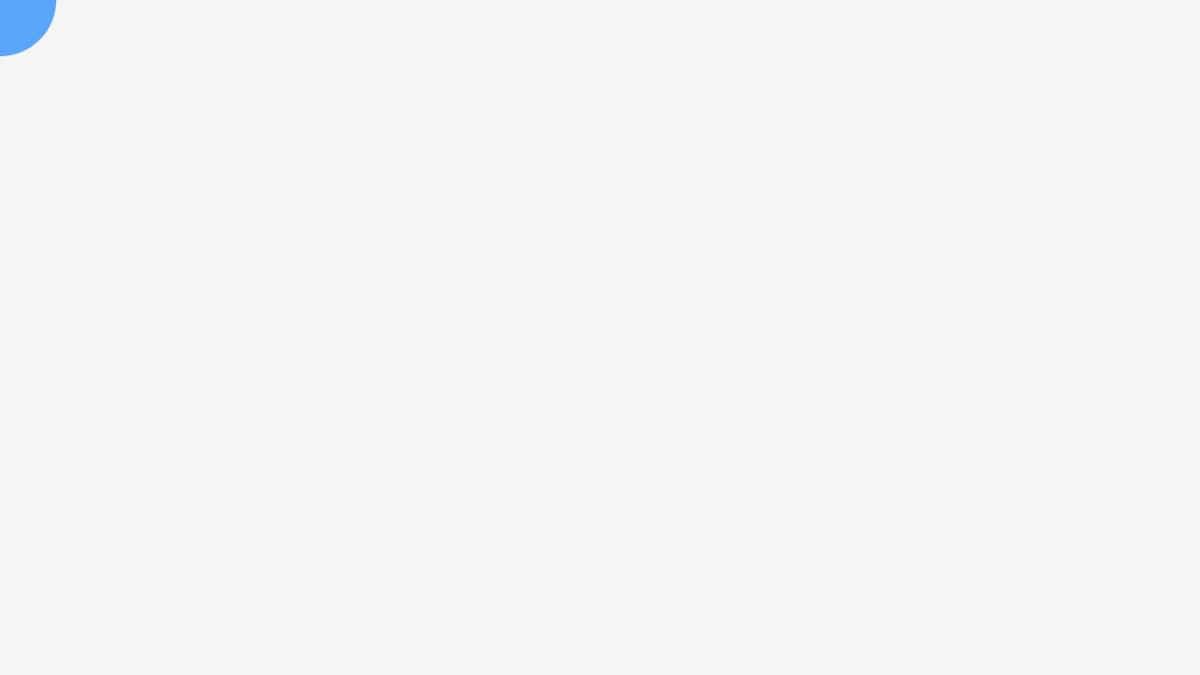
Frame 1 (no input)
Frame 60 (the mouse pressed at the canvas centre just before this capture): identical to frame 1, image omitted
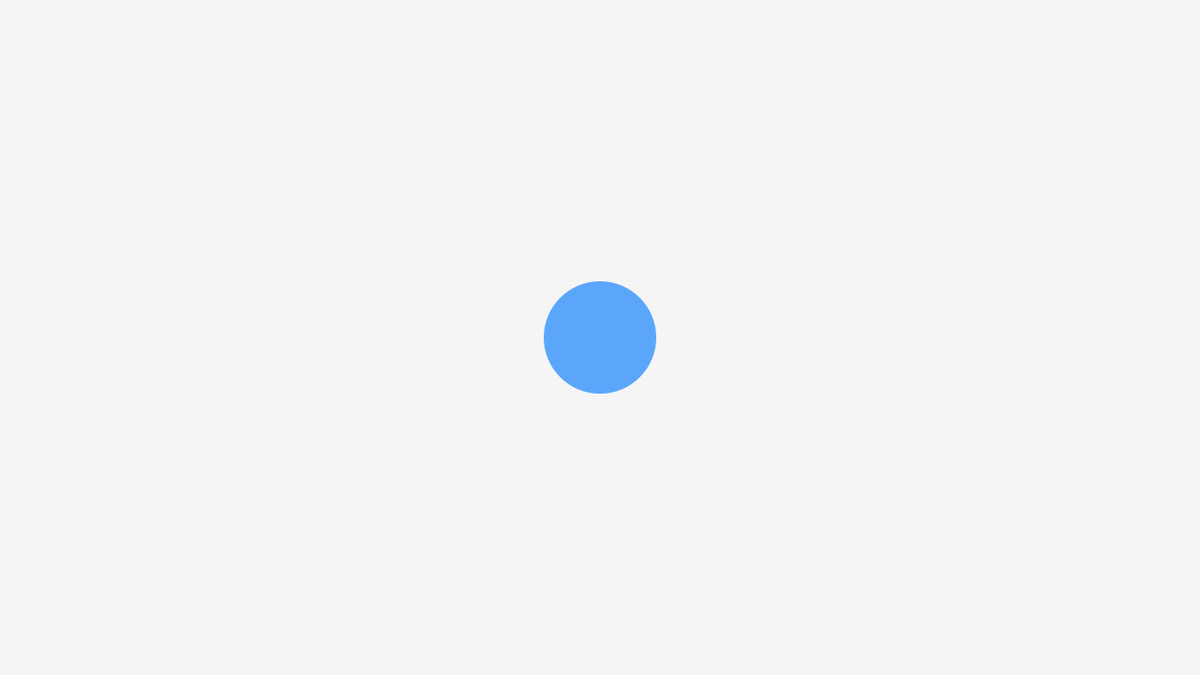
Frame 120 (the mouse held since frame 60 and released just before this capture)

The Processing sketch that drew these frames (run headless with seeded random() and noise(); from frame 60 on, the mouse is pressed at the canvas centre):

// Processing sketch: sketch_sample01
// ── sketch_sample01.pde
void setup() {
  size(1280, 720);
  frameRate(60);
  noStroke();
}

void draw() {
  background(245);
  fill(0, 120, 255, 160); // RGBA
  ellipse(mouseX, mouseY, 120, 120);
}
